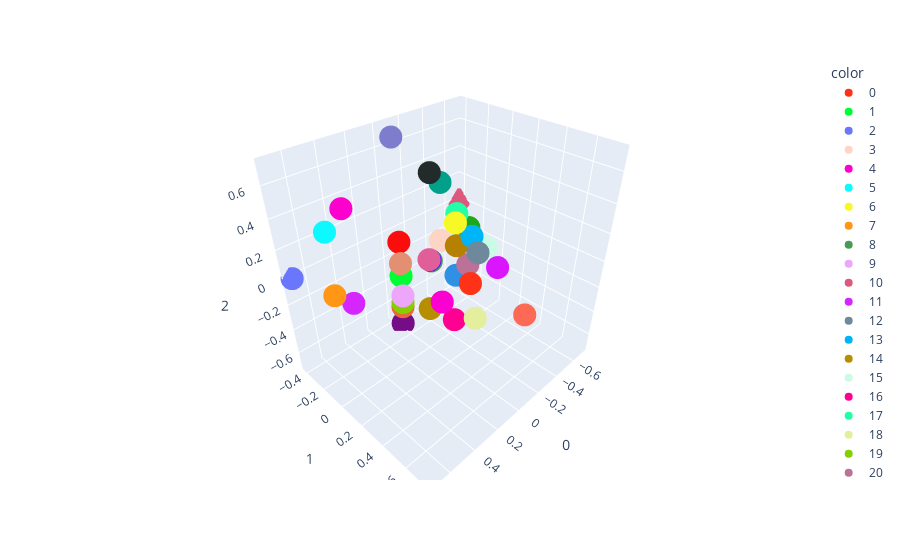

Source (notebook cell):
### Code cell
def run_visualization_pca(beliefs):
    pca = PCA(n_components=3)
    pca.fit(beliefs)

    return pca



def visualize_ground_truth_simplex_3d(beliefs, belief_labels, pca):

    beliefs_pca = pca.transform(beliefs)

    colors = px.colors.qualitative.Light24 + px.colors.qualitative.Dark24 + px.colors.qualitative.Plotly
    fig = px.scatter_3d(beliefs_pca, x=0, y=1, z=2,
                        color=[str(i) for i in belief_labels],
                        color_discrete_sequence=colors)
    fig.show()

vis_pca = run_visualization_pca(list(msp_belief_index.keys()))
index = list(msp_belief_index.values())
visualize_ground_truth_simplex_3d(list(msp_belief_index.keys()),
                                  list(msp_belief_index.values()),
                                  vis_pca)

### Figure 1 — Plotly figure (JSON) as saved in the notebook; plotly's stock layout.template omitted (floating-point values rounded to 4 significant figures)
{"data": [{"hovertemplate": "color=0<br>0=%{x}<br>1=%{y}<br>2=%{z}<extra></extra>", "legendgroup": "0", "marker": {"color": "#FD3216", "symbol": "circle"}, "mode": "markers", "name": "0", "scene": "scene", "showlegend": true, "type": "scatter3d", "x": [-0.1768], "y": [0.2009], "z": [-0.1768]}, {"hovertemplate": "color=1<br>0=%{x}<br>1=%{y}<br>2=%{z}<extra></extra>", "legendgroup": "1", "marker": {"color": "#00FE35", "symbol": "circle"}, "mode": "markers", "name": "1", "scene": "scene", "showlegend": true, "type": "scatter3d", "x": [0.2357], "y": [0.01605], "z": [-5.951e-17]}, {"hovertemplate": "color=2<br>0=%{x}<br>1=%{y}<br>2=%{z}<extra></extra>", "legendgroup": "2", "marker": {"color": "#6A76FC", "symbol": "circle"}, "mode": "markers", "name": "2", "scene": "scene", "showlegend": true, "type": "scatter3d", "x": [0.7071], "y": [-0.4166], "z": [-6.228e-16]}, {"hovertemplate": "color=3<br>0=%{x}<br>1=%{y}<br>2=%{z}<extra></extra>", "legendgroup": "3", "marker": {"color": "#FED4C4", "symbol": "circle"}, "mode": "markers", "name": "3", "scene": "scene", "showlegend": true, "type": "scatter3d", "x": [-0.4714], "y": [-0.3746], "z": [-0.2357]}, {"hovertemplate": "color=4<br>0=%{x}<br>1=%{y}<br>2=%{z}<extra></extra>", "legendgroup": "4", "marker": {"color": "#FE00CE", "symbol": "circle"}, "mode": "markers", "name": "4", "scene": "scene", "showlegend": true, "type": "scatter3d", "x": [0.3536], "y": [-0.3537], "z": [0.3536]}, {"hovertemplate": "color=5<br>0=%{x}<br>1=%{y}<br>2=%{z}<extra></extra>", "legendgroup": "5", "marker": {"color": "#0DF9FF", "symbol": "circle"}, "mode": "markers", "name": "5", "scene": "scene", "showlegend": true, "type": "scatter3d", "x": [0.4714], "y": [-0.3746], "z": [0.2357]}, {"hovertemplate": "color=6<br>0=%{x}<br>1=%{y}<br>2=%{z}<extra></extra>", "legendgroup": "6", "marker": {"color": "#F6F926", "symbol": "circle"}, "mode": "markers", "name": "6", "scene": "scene", "showlegend": true, "type": "scatter3d", "x": [-2.219e-16], "y": [0.2324], "z": [0.3536]}, {"hovertemplate": "color=7<br>0=%{x}<br>1=%{y}<br>2=%{z}<extra></extra>", "legendgroup": "7", "marker": {"color": "#FF9616", "symbol": "circle"}, "mode": "markers", "name": "7", "scene": "scene", "showlegend": true, "type": "scatter3d", "x": [0.4714], "y": [-0.3746], "z": [-0.2357]}, {"hovertemplate": "color=8<br>0=%{x}<br>1=%{y}<br>2=%{z}<extra></extra>", "legendgroup": "8", "marker": {"color": "#479B55", "symbol": "circle"}, "mode": "markers", "name": "8", "scene": "scene", "showlegend": true, "type": "scatter3d", "x": [-0.3536], "y": [-0.3537], "z": [-0.3536]}, {"hovertemplate": "color=9<br>0=%{x}<br>1=%{y}<br>2=%{z}<extra></extra>", "legendgroup": "9", "marker": {"color": "#EEA6FB", "symbol": "circle"}, "mode": "markers", "name": "9", "scene": "scene", "showlegend": true, "type": "scatter3d", "x": [0.3536], "y": [0.1694], "z": [-3.036e-16]}, {"hovertemplate": "color=10<br>0=%{x}<br>1=%{y}<br>2=%{z}<extra></extra>", "legendgroup": "10", "marker": {"color": "#DC587D", "symbol": "circle"}, "mode": "markers", "name": "10", "scene": "scene", "showlegend": true, "type": "scatter3d", "x": [-0.7071], "y": [-0.4166], "z": [-1.232e-16]}, {"hovertemplate": "color=11<br>0=%{x}<br>1=%{y}<br>2=%{z}<extra></extra>", "legendgroup": "11", "marker": {"color": "#D626FF", "symbol": "circle"}, "mode": "markers", "name": "11", "scene": "scene", "showlegend": true, "type": "scatter3d", "x": [0.3536], "y": [-0.3537], "z": [-0.3536]}, {"hovertemplate": "color=12<br>0=%{x}<br>1=%{y}<br>2=%{z}<extra></extra>", "legendgroup": "12", "marker": {"color": "#6E899C", "symbol": "circle"}, "mode": "markers", "name": "12", "scene": "scene", "showlegend": true, "type": "scatter3d", "x": [-1.67e-16], "y": [0.4068], "z": [0.2357]}, {"hovertemplate": "color=13<br>0=%{x}<br>1=%{y}<br>2=%{z}<extra></extra>", "legendgroup": "13", "marker": {"color": "#00B5F7", "symbol": "circle"}, "mode": "markers", "name": "13", "scene": "scene", "showlegend": true, "type": "scatter3d", "x": [-0.1768], "y": [0.2009], "z": [0.1768]}, {"hovertemplate": "color=14<br>0=%{x}<br>1=%{y}<br>2=%{z}<extra></extra>", "legendgroup": "14", "marker": {"color": "#B68E00", "symbol": "circle"}, "mode": "markers", "name": "14", "scene": "scene", "showlegend": true, "type": "scatter3d", "x": [0.1768], "y": [0.2009], "z": [-0.1768]}, {"hovertemplate": "color=15<br>0=%{x}<br>1=%{y}<br>2=%{z}<extra></extra>", "legendgroup": "15", "marker": {"color": "#C9FBE5", "symbol": "circle"}, "mode": "markers", "name": "15", "scene": "scene", "showlegend": true, "type": "scatter3d", "x": [-0.3536], "y": [0.1694], "z": [-5.379e-17]}, {"hovertemplate": "color=16<br>0=%{x}<br>1=%{y}<br>2=%{z}<extra></extra>", "legendgroup": "16", "marker": {"color": "#FF0092", "symbol": "circle"}, "mode": "markers", "name": "16", "scene": "scene", "showlegend": true, "type": "scatter3d", "x": [-5.479e-16], "y": [0.2324], "z": [-0.3536]}, {"hovertemplate": "color=17<br>0=%{x}<br>1=%{y}<br>2=%{z}<extra></extra>", "legendgroup": "17", "marker": {"color": "#22FFA7", "symbol": "circle"}, "mode": "markers", "name": "17", "scene": "scene", "showlegend": true, "type": "scatter3d", "x": [-0.2357], "y": [0.01605], "z": [0.2357]}, {"hovertemplate": "color=18<br>0=%{x}<br>1=%{y}<br>2=%{z}<extra></extra>", "legendgroup": "18", "marker": {"color": "#E3EE9E", "symbol": "circle"}, "mode": "markers", "name": "18", "scene": "scene", "showlegend": true, "type": "scatter3d", "x": [-3.843e-16], "y": [0.4068], "z": [-0.2357]}, {"hovertemplate": "color=19<br>0=%{x}<br>1=%{y}<br>2=%{z}<extra></extra>", "legendgroup": "19", "marker": {"color": "#86CE00", "symbol": "circle"}, "mode": "markers", "name": "19", "scene": "scene", "showlegend": true, "type": "scatter3d", "x": [0.2828], "y": [0.0774], "z": [-0.1414]}, {"hovertemplate": "color=20<br>0=%{x}<br>1=%{y}<br>2=%{z}<extra></extra>", "legendgroup": "20", "marker": {"color": "#BC7196", "symbol": "circle"}, "mode": "markers", "name": "20", "scene": "scene", "showlegend": true, "type": "scatter3d", "x": [-0.2828], "y": [0.0774], "z": [-0.1414]}, {"hovertemplate": "color=21<br>0=%{x}<br>1=%{y}<br>2=%{z}<extra></extra>", "legendgroup": "21", "marker": {"color": "#7E7DCD", "symbol": "circle"}, "mode": "markers", "name": "21", "scene": "scene", "showlegend": true, "type": "scatter3d", "x": [-3.867e-16], "y": [-0.2907], "z": [0.7071]}, {"hovertemplate": "color=22<br>0=%{x}<br>1=%{y}<br>2=%{z}<extra></extra>", "legendgroup": "22", "marker": {"color": "#FC6955", "symbol": "circle"}, "mode": "markers", "name": "22", "scene": "scene", "showlegend": true, "type": "scatter3d", "x": [-5.711e-17], "y": [0.7555], "z": [2.948e-17]}, {"hovertemplate": "color=23<br>0=%{x}<br>1=%{y}<br>2=%{z}<extra></extra>", "legendgroup": "23", "marker": {"color": "#E48F72", "symbol": "circle"}, "mode": "markers", "name": "23", "scene": "scene", "showlegend": true, "type": "scatter3d", "x": [0.2828], "y": [0.0774], "z": [0.1414]}, {"hovertemplate": "color=24<br>0=%{x}<br>1=%{y}<br>2=%{z}<extra></extra>", "legendgroup": "24", "marker": {"color": "#2E91E5", "symbol": "circle"}, "mode": "markers", "name": "24", "scene": "scene", "showlegend": true, "type": "scatter3d", "x": [-0.2357], "y": [0.01605], "z": [-0.2357]}, {"hovertemplate": "color=25<br>0=%{x}<br>1=%{y}<br>2=%{z}<extra></extra>", "legendgroup": "25", "marker": {"color": "#E15F99", "symbol": "circle"}, "mode": "markers", "name": "25", "scene": "scene", "showlegend": true, "type": "scatter3d", "x": [0.1768], "y": [0.2009], "z": [0.1768]}, {"hovertemplate": "color=26<br>0=%{x}<br>1=%{y}<br>2=%{z}<extra></extra>", "legendgroup": "26", "marker": {"color": "#1CA71C", "symbol": "circle"}, "mode": "markers", "name": "26", "scene": "scene", "showlegend": true, "type": "scatter3d", "x": [-0.2828], "y": [0.0774], "z": [0.1414]}, {"hovertemplate": "color=27<br>0=%{x}<br>1=%{y}<br>2=%{z}<extra></extra>", "legendgroup": "27", "marker": {"color": "#FB0D0D", "symbol": "circle"}, "mode": "markers", "name": "27", "scene": "scene", "showlegend": true, "type": "scatter3d", "x": [0.2357], "y": [0.01605], "z": [0.2357]}, {"hovertemplate": "color=28<br>0=%{x}<br>1=%{y}<br>2=%{z}<extra></extra>", "legendgroup": "28", "marker": {"color": "#DA16FF", "symbol": "circle"}, "mode": "markers", "name": "28", "scene": "scene", "showlegend": true, "type": "scatter3d", "x": [-0.2357], "y": [0.3648], "z": [-2.603e-17]}, {"hovertemplate": "color=29<br>0=%{x}<br>1=%{y}<br>2=%{z}<extra></extra>", "legendgroup": "29", "marker": {"color": "#222A2A", "symbol": "circle"}, "mode": "markers", "name": "29", "scene": "scene", "showlegend": true, "type": "scatter3d", "x": [-0.3536], "y": [-0.3537], "z": [0.3536]}, {"hovertemplate": "color=30<br>0=%{x}<br>1=%{y}<br>2=%{z}<extra></extra>", "legendgroup": "30", "marker": {"color": "#B68100", "symbol": "circle"}, "mode": "markers", "name": "30", "scene": "scene", "showlegend": true, "type": "scatter3d", "x": [-0.2357], "y": [0.01605], "z": [1.07e-16]}, {"hovertemplate": "color=31<br>0=%{x}<br>1=%{y}<br>2=%{z}<extra></extra>", "legendgroup": "31", "marker": {"color": "#750D86", "symbol": "circle"}, "mode": "markers", "name": "31", "scene": "scene", "showlegend": true, "type": "scatter3d", "x": [-1.039e-15], "y": [-0.2907], "z": [-0.7071]}, {"hovertemplate": "color=32<br>0=%{x}<br>1=%{y}<br>2=%{z}<extra></extra>", "legendgroup": "32", "marker": {"color": "#EB663B", "symbol": "circle"}, "mode": "markers", "name": "32", "scene": "scene", "showlegend": true, "type": "scatter3d", "x": [0.2357], "y": [0.01605], "z": [-0.2357]}, {"hovertemplate": "color=33<br>0=%{x}<br>1=%{y}<br>2=%{z}<extra></extra>", "legendgroup": "33", "marker": {"color": "#511CFB", "symbol": "circle"}, "mode": "markers", "name": "33", "scene": "scene", "showlegend": true, "type": "scatter3d", "x": [-5.943e-17], "y": [0.01605], "z": [2.376e-17]}, {"hovertemplate": "color=34<br>0=%{x}<br>1=%{y}<br>2=%{z}<extra></extra>", "legendgroup": "34", "marker": {"color": "#00A08B", "symbol": "circle"}, "mode": "markers", "name": "34", "scene": "scene", "showlegend": true, "type": "scatter3d", "x": [-0.4714], "y": [-0.3746], "z": [0.2357]}, {"hovertemplate": "color=35<br>0=%{x}<br>1=%{y}<br>2=%{z}<extra></extra>", "legendgroup": "35", "marker": {"color": "#FB00D1", "symbol": "circle"}, "mode": "markers", "name": "35", "scene": "scene", "showlegend": true, "type": "scatter3d", "x": [0.2357], "y": [0.3648], "z": [-1.926e-16]}], "layout": {"legend": {"title": {"text": "color"}, "tracegroupgap": 0}, "margin": {"t": 60}, "scene": {"domain": {"x": [0, 1], "y": [0, 1]}, "xaxis": {"title": {"text": "0"}}, "yaxis": {"title": {"text": "1"}}, "zaxis": {"title": {"text": "2"}}}}}
